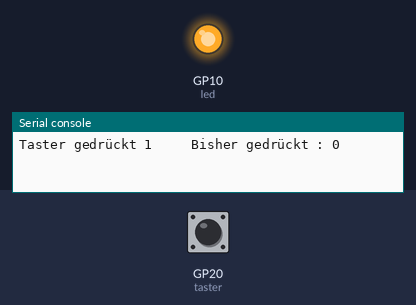
A program run on a simulated Raspberry Pi Pico running MicroPython. Shown: output pins drawn as LEDs (lit = HIGH), the last lines printed to the serial console. The test bench sets the inputs (shaded band); at power-on: GP20 (taster) LOW.

Above: at 1.2 s.
1.3 s: GP20 (taster) pulled HIGH for 0.15 s
At 2.3 s:
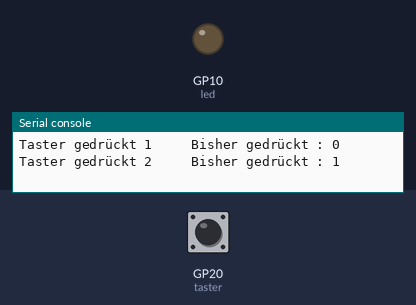
3.1 s: GP20 (taster) pulled HIGH for 1 s
At 5.0 s:
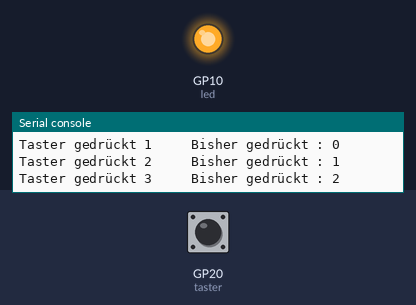
5.8 s: GP20 (taster) pulled HIGH for 3.2 s
At 9.9 s:
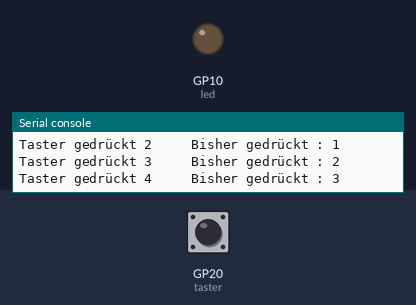
Timing chart, 0 to 11.4 s (numbered marks = the images above; inputs shaded):
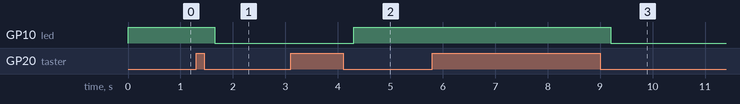

Measured:
- after the input at 1.3 s, GP10 (led): HIGH → LOW after 0.35 s
- after the input at 3.1 s, GP10 (led): LOW → HIGH after 1.2 s
- after the input at 5.8 s, GP10 (led): HIGH → LOW after 3.4 s

The program:

4_3_H_Entprellen_Interrupt_Timer.py
```python
# Tasterentprellung zum Togglen einer LED
""""
MicroPython-Programm zum entprellten Togglen einer LED per Taster
Stand 20. Oktober 2023 - Python 3.7 mit MicroPython Extension auf PyBoard ( Pico )
Taster an GP 20
LED an GP 10
Kombination aus Interrupt und Timer zum Entprellen des Tasters.
"""

# Beispiel von :
# https://www.coderdojotc.org/micropython/advanced-labs/02-interrupt-handlers/

import machine
from machine import Pin
import utime

# Output 10 für LED
led = machine.Pin(10, Pin.OUT)
# Input 20 für Taster
taster = machine.Pin(20, machine.Pin.IN, machine.Pin.PULL_DOWN)
# Zähler für Betätigung
gedrueckt = 1
bisher_gedrueckt = 0


def button_handler(pin):
    global gedrueckt
    # disable the IRQ during our debounce check
    taster.irq(handler=None)
    gedrueckt += 1
    # debounce time - we ignore any activity diring this period
    utime.sleep_ms(200)
    # re-enable the IRQ
    taster.irq(trigger=machine.Pin.IRQ_FALLING, handler=button_handler)


taster.irq(trigger=machine.Pin.IRQ_FALLING, handler=button_handler)
while True:
    # only print on change
    if gedrueckt != bisher_gedrueckt:
        led.toggle()
        if gedrueckt > bisher_gedrueckt + 1:
            print('Interrupts doppelt gezählt. ...Korrektur...')
            gedrueckt = bisher_gedrueckt + 1
        print('Taster gedrückt', gedrueckt, '    Bisher gedrückt :', bisher_gedrueckt)
        bisher_gedrueckt = gedrueckt
```
